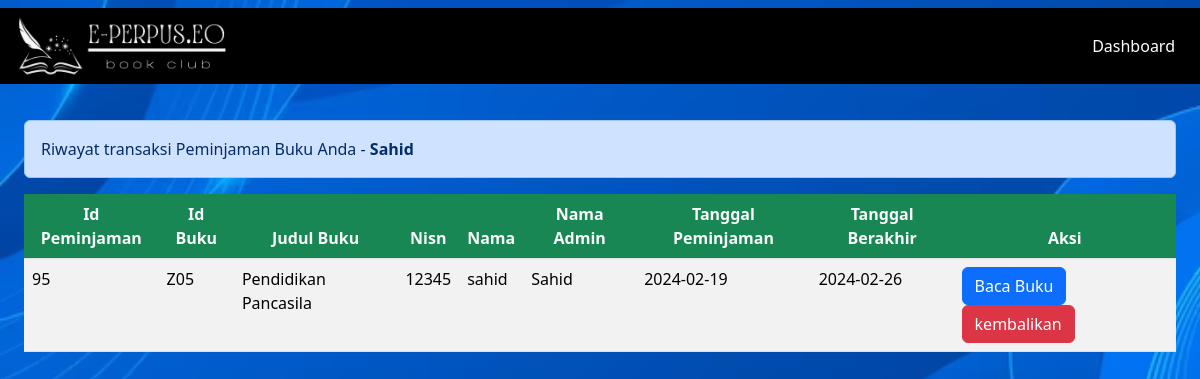
Before: /DashboardMember/formPeminjaman/TransaksiPeminjaman.php (signed in) with the older database file.
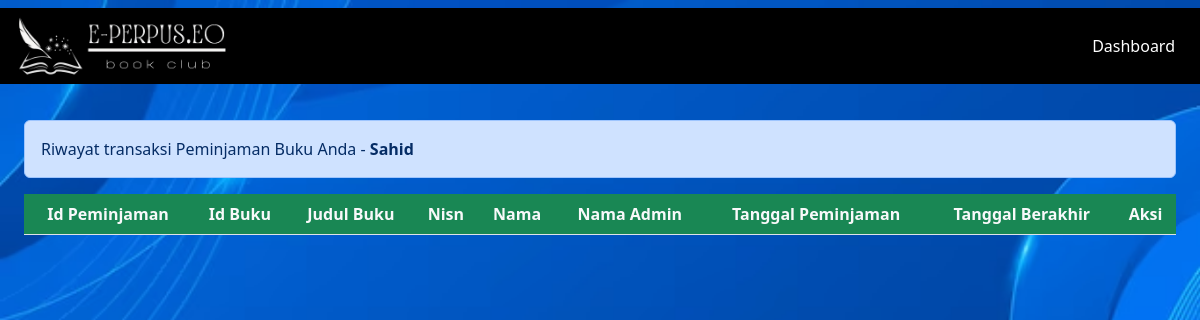
After: the same page with the newer database file.
### tables this page shows
CREATE TABLE `peminjaman` (
  `id_peminjaman` int(11) NOT NULL,
  `id_buku` varchar(20) NOT NULL,
  `nisn` int(11) NOT NULL,
  `id_admin` int(11) NOT NULL,
  `tgl_peminjaman` date NOT NULL,
  `tgl_pengembalian` date NOT NULL,
  `status` enum('ya','tidak') NOT NULL
);

CREATE TABLE `buku` (
  `cover` varchar(255) NOT NULL,
  `id_buku` varchar(20) NOT NULL,
  `kategori` varchar(255) NOT NULL,
  `judul` varchar(255) NOT NULL,
  `pengarang` varchar(255) NOT NULL,
  `penerbit` varchar(255) NOT NULL,
  `tahun_terbit` date NOT NULL,
  `jumlah_halaman` int(11) NOT NULL,
  `buku_deskripsi` text NOT NULL,
  `isi_buku` varchar(250) NOT NULL
);

CREATE TABLE `member` (
  `nisn` int(11) NOT NULL,
  `kode_member` varchar(12) NOT NULL,
  `nama` varchar(255) NOT NULL,
  `password` varchar(255) NOT NULL,
  `jenis_kelamin` varchar(20) NOT NULL,
  `kelas` varchar(5) NOT NULL,
  `jurusan` varchar(50) NOT NULL,
  `no_tlp` varchar(15) NOT NULL,
  `tgl_pendaftaran` date NOT NULL
);

### config/config.php (called while the page is built, shortened)
<?php
$host = "127.0.0.1";
$username = "root";
$password = "";
$database_name = "perpustakaan";
$connection = mysqli_connect($host, $username, $password, $database_name);
function queryReadData($dataKategori) {
  global $connection;
  $result = mysqli_query($connection, $dataKategori);
  $items = [];
  while($item = mysqli_fetch_assoc($result)) {
    $items[] = $item;
  }
  return $items;
}
?>

### DashboardMember/formPeminjaman/TransaksiPeminjaman.php (the view, shortened to what this page needs)
<?php
require "../../config/config.php";
$akunMember = $_SESSION["member"]["nisn"];
$dataPinjam = queryReadData("SELECT peminjaman.id_peminjaman, peminjaman.id_buku, buku.judul, peminjaman.nisn, member.nama, admin.nama_admin, peminjaman.tgl_peminjaman, peminjaman.tgl_pengembalian, peminjaman.status
FROM peminjaman
INNER JOIN buku ON peminjaman.id_buku = buku.id_buku
INNER JOIN member ON peminjaman.nisn = member.nisn
INNER JOIN admin ON peminjaman.id_admin = admin.id
WHERE peminjaman.nisn = $akunMember");
?>
<!DOCTYPE html>
<html lang="en">
  <head>
    <link rel="stylesheet" href="../../style.css">
</head>
  </head>
  <body style="background: url(../../assets/bg.jpg) center / cover fixed; ">
     <nav class="navbar fixed-top ">
      <div class="container-fluid" style="background-color: black; ">
        <a class="navbar-brand" href="#">
          <img src="../../assets/logoNav.png" alt="logo" width="220px">
        </a>
        <a class="btn btn-tertiary" href="../dashboardMember.php" style="color: white;">Dashboard</a>
      </div>
    </nav>
  <div class="p-4 mt-5">
    <div class="mt-5 alert alert-primary" role="alert">Riwayat transaksi Peminjaman Buku Anda - <span class="fw-bold text-capitalize"><?php echo htmlentities($_SESSION["member"]["nama"]); ?></span></div>
      <div class="table-responsive mt-3">
         <table class="table table-striped table-hover">
            <thead class="text-center">
               <tr>
                  <th class="bg-success text-light">Id Peminjaman</th>
                  <th class="bg-success text-light">Id Buku</th>
                  <th class="bg-success text-light">Judul Buku</th>
                  <th class="bg-success text-light">Nisn</th>
                  <th class="bg-success text-light">Nama</th>
                  <th class="bg-success text-light">Nama Admin</th>
                  <th class="bg-success text-light">Tanggal Peminjaman</th>
                  <th class="bg-success text-light">Tanggal Berakhir</th>
                  <th class="bg-success text-light">Aksi</th>
               </tr>
            </thead>
            <tr>
               <?php foreach ($dataPinjam as $item) : ?>
               <td><?= $item["id_peminjaman"]; ?></td>
               <td><?= $item["id_buku"]; ?></td>
               <td><?= $item["judul"]; ?></td>
               <td><?= $item["nisn"]; ?></td>
               <td><?= $item["nama"]; ?></td>
               <td><?= $item["nama_admin"]; ?></td>
               <td><?= $item["tgl_peminjaman"]; ?></td>
               <td><?= $item["tgl_pengembalian"]; ?></td>
               <td>
               <?php if ($item["status"] == 'ya') : ?>
                    <a class="btn btn-primary"href="bacabuku.php?id=<?= $item["id_buku"]; ?>"> Baca Buku</a>
                    <a class="btn btn-danger" href="pengembalianBuku.php?id=<?= $item["id_peminjaman"]; ?>">kembalikan</a>
                  <?php elseif ($item["status"] == 'tidak') : ?>
                    <button disabled class="btn btn-warning">Tunggu Konfirmasi</button>
                  <?php endif; ?>
               </td>
               <?php endforeach; ?>
            </tr>
         </table>
      </div>
   </div>
  </body>
</html>

Changed rows visible on the page:
removed peminjaman: id_peminjaman "95", id_buku "Z05", id_buku.judul "Pendidikan Pancasila", nisn "12345", nisn.nama "sahid", id_admin.nama_admin "Sahid", tgl_peminjaman "2024-02-19", tgl_pengembalian "2024-02-26"
